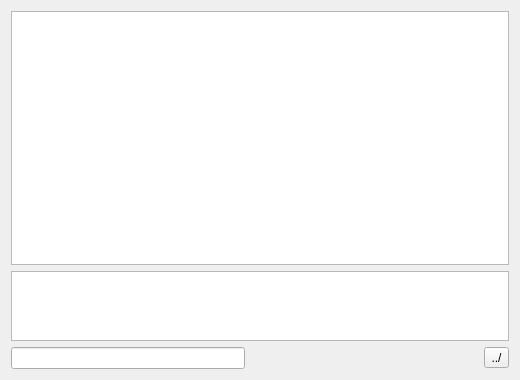
<?xml version="1.0" encoding="UTF-8"?>
<ui version="4.0">
 <class>FileManagerWidget</class>
 <widget class="QWidget" name="FileManagerWidget">
  <property name="geometry">
   <rect>
    <x>0</x>
    <y>0</y>
    <width>520</width>
    <height>380</height>
   </rect>
  </property>
  <property name="windowTitle">
   <string>Form</string>
  </property>
  <layout class="QVBoxLayout" name="verticalLayout" stretch="4,1,0">
   <item>
    <widget class="QListWidget" name="thumbnailsView">
     <property name="dragDropMode">
      <enum>QAbstractItemView::DragDrop</enum>
     </property>
     <property name="viewMode">
      <enum>QListView::IconMode</enum>
     </property>
    </widget>
   </item>
   <item>
    <widget class="QListView" name="pathsListView"/>
   </item>
   <item>
    <layout class="QHBoxLayout" name="horizontalLayout">
     <item>
      <widget class="QLineEdit" name="fileExtensionsLineEdit">
       <property name="toolTip">
        <string>Image filter</string>
       </property>
      </widget>
     </item>
     <item>
      <spacer name="horizontalSpacer">
       <property name="orientation">
        <enum>Qt::Horizontal</enum>
       </property>
       <property name="sizeHint" stdset="0">
        <size>
         <width>40</width>
         <height>20</height>
        </size>
       </property>
      </spacer>
     </item>
     <item>
      <widget class="QToolButton" name="toolButton">
       <property name="toolTip">
        <string>Add path</string>
       </property>
       <property name="text">
        <string>../</string>
       </property>
      </widget>
     </item>
    </layout>
   </item>
  </layout>
 </widget>
 <resources/>
 <connections/>
</ui>
